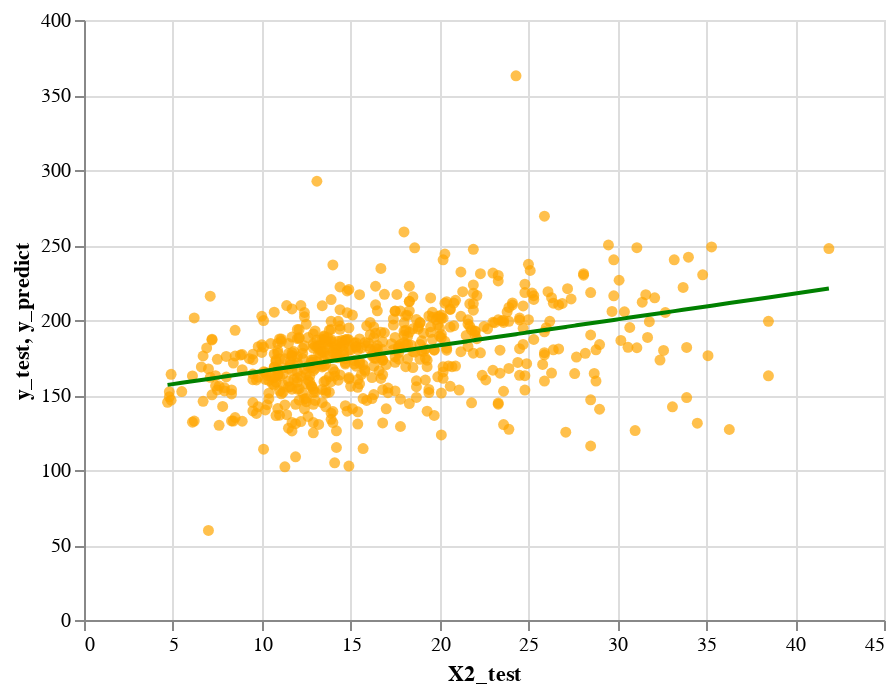

Notebook cell for this chart:
### Markdown cell above
**[5.8]** Display the combine scatter plot and line chart to compare predictions against actuals for testing set

### Code cell
scatter_chart_testing = alt.Chart(pd.DataFrame({'X2_test': X2_test, 'y_test': y_test})).mark_circle(color='orange').encode(
    x='X2_test',
    y='y_test'
  )
line_chart_testing = alt.Chart(pd.DataFrame({'X2_test': X2_test, 'y_predict': y_test_preds_2})).mark_line(color='green').encode(
    x='X2_test',
    y='y_predict'
  )
scatter_chart_testing + line_chart_testing

### Figure 1 — Vega-Lite specification as saved in the notebook (floating-point values rounded to 4 significant figures; data arrays with more than 128 entries replaced by an {"elided": "..."} marker saying what was removed)
{"config": {"view": {"continuousWidth": 400, "continuousHeight": 300}}, "layer": [{"data": {"name": "data-68d9d1e3ddb94c0e69bf699477969730"}, "mark": {"type": "circle", "color": "orange"}, "encoding": {"x": {"field": "X2_test", "type": "quantitative"}, "y": {"field": "y_test", "type": "quantitative"}}}, {"data": {"name": "data-52b96edda57b24309d58f0bb63bce0eb"}, "mark": {"type": "line", "color": "green"}, "encoding": {"x": {"field": "X2_test", "type": "quantitative"}, "y": {"field": "y_predict", "type": "quantitative"}}}], "$schema": "https://vega.github.io/schema/vega-lite/v4.17.0.json", "datasets": {"data-68d9d1e3ddb94c0e69bf699477969730": {"elided": "609 records"}, "data-52b96edda57b24309d58f0bb63bce0eb": {"elided": "609 records"}}}
